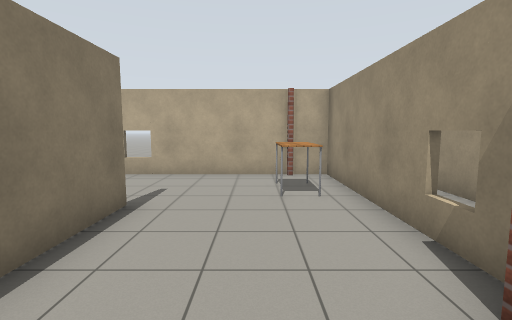
[1] (above)

19 first-person views from a walk through a world built for the Gazebo simulator. The camera is 1.3 m above the floor, tilts 6° down and sees 85° across. The floor is counted in squares, 1 m on a side. Each view is taken from the middle of a square. On the plan, view 1 faces up. The plan holds only what a view shows up to about 13 squares ahead; the rest is blank. Gazebo's built-in surfaces are drawn with simple patterns.

[2]
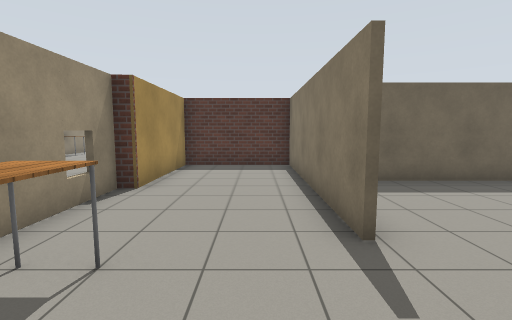

[3]
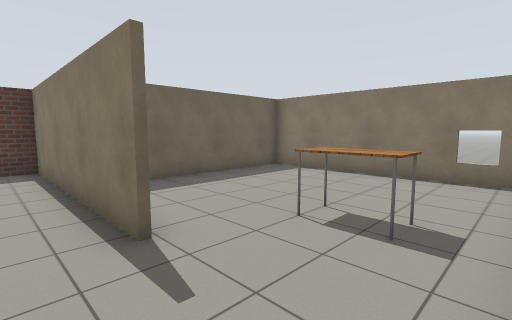

[4]
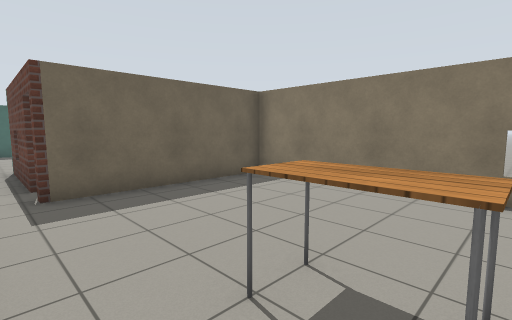

[5]
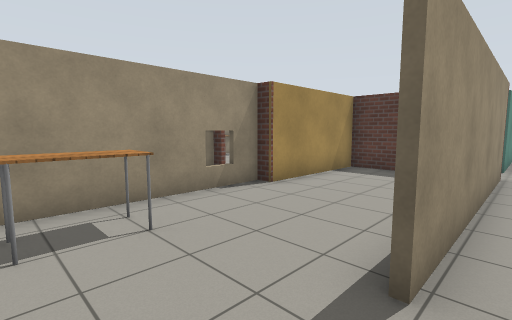

[6]
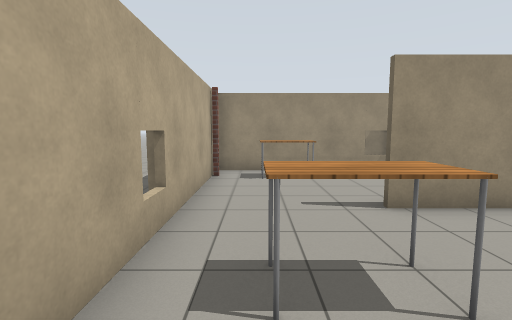

[7]
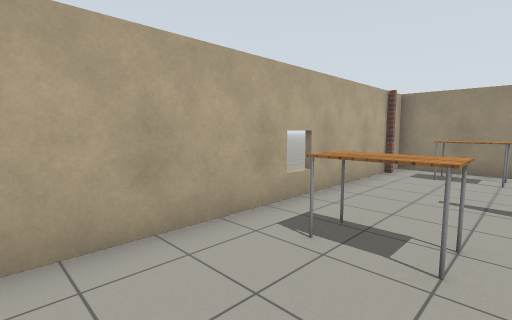

[8]
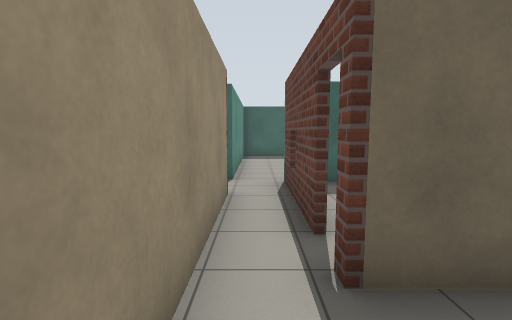

[9]
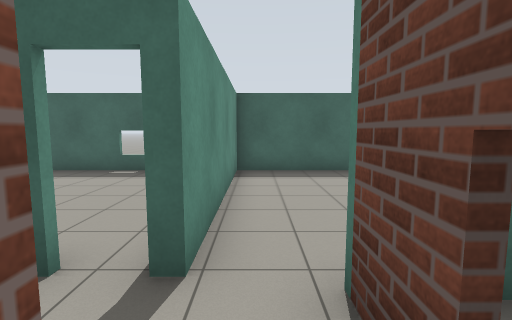

[10]
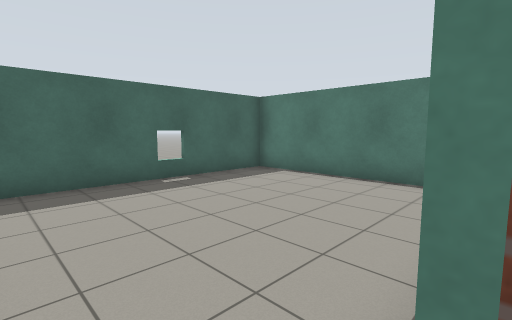

[11]
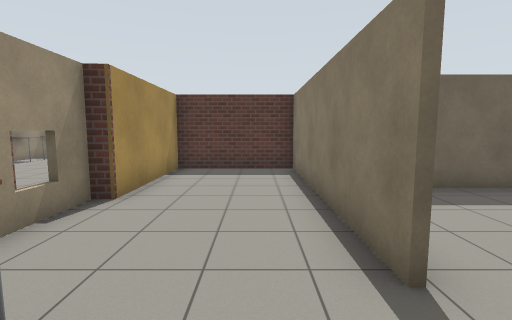

[12]
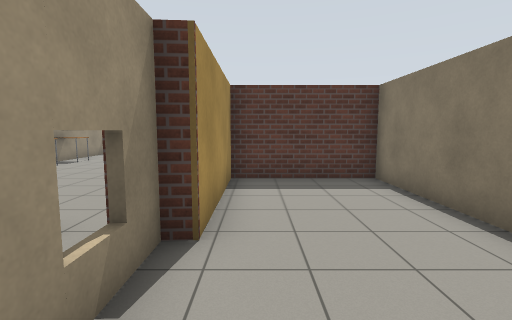

[13]
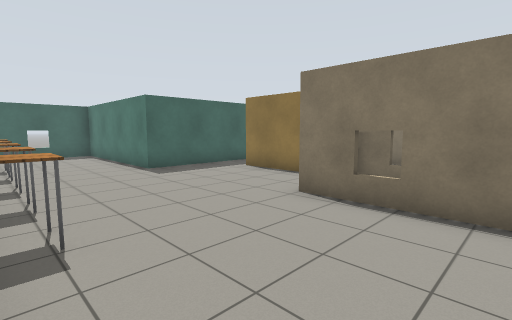

[14]
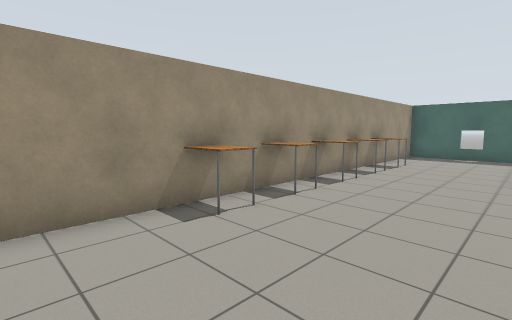

[15]
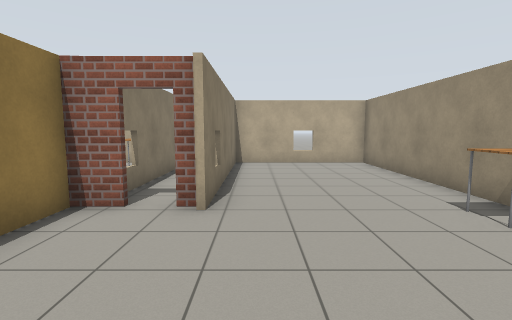

[16]
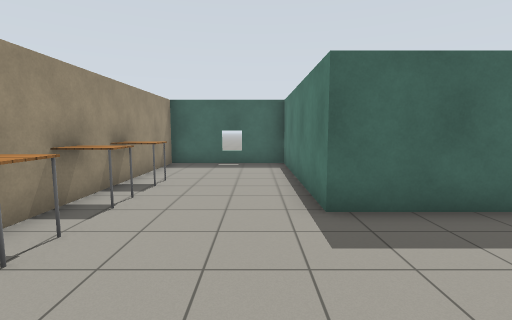

[17]
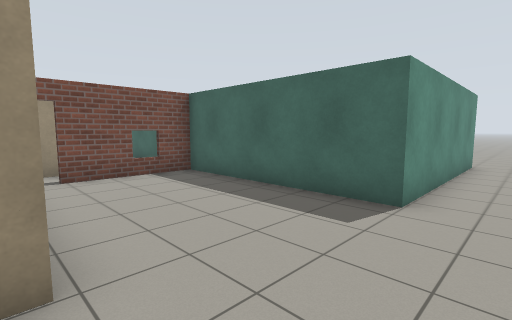

[18]
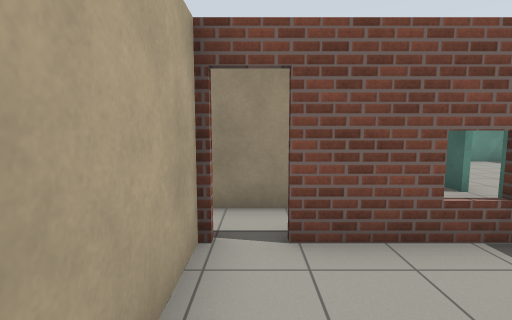

[19]
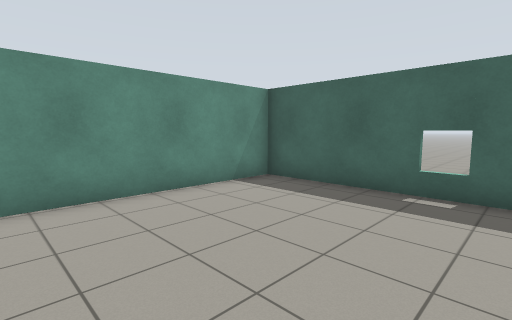

### Floor plan
Ten units are one square. View 1 is at (0, 0); x grows to the right and y downward. Boxes are objects, and circles mark ways between rooms. Rooms are numbered by the first view taken in them; rooms with no view inside come last. Other rooms are left out.
<svg viewBox="-110 -95 220 214">
<path fill="none" stroke="#000" d="M-23 -49 -23 26 17 26 17 -18M-37 4 -37 42M21 -18 21 -83 -80 -83M-24 27 -24 -49M-93 -78 -93 -8 -36 -8M28 -17 18 -17 18 27M-12 44 49 44 49 111M50 111 94 111 94 -83 42 -83 42 -14M-36 -7 -64 -7M-105 114 -105 40 -39 40 -39 4M-103 58 -103 111 -24 111 -24 44"/>
<rect x="-55" y="-75" width="10" height="20" fill="#bbb"><title>table</title></rect>
<rect x="5" y="-75" width="10" height="20" fill="#bbb"><title>table</title></rect>
<rect x="85" y="65" width="20" height="10" fill="#bbb"><title>table</title></rect>
<rect x="85" y="45" width="20" height="10" fill="#bbb"><title>table</title></rect>
<rect x="85" y="25" width="20" height="10" fill="#bbb"><title>table</title></rect>
<rect x="85" y="5" width="20" height="10" fill="#bbb"><title>table</title></rect>
<rect x="85" y="-15" width="20" height="10" fill="#bbb"><title>table</title></rect>
<circle cx="-40" cy="0" r="3" fill="#2a7"/>
<circle cx="-17" cy="43" r="3" fill="#2a7"/>
<circle cx="-30" cy="40" r="3" fill="#2a7"/>
<text x="-30" y="-30">1</text>
<text x="70" y="20">2</text>
<text x="-100" y="-10">3</text>
<text x="-60" y="70">4</text>
</svg>
Room 1 opens to room 3. Room 1 opens to room 4.

Where each view was taken, in squares from view 1:
view 1: 0 up, 0 right, facing up
view 2: 8 up, 1 left, facing down
view 3: 8 up, 1 left, facing down-left
view 4: 7 up, 3 left, facing down-left
view 5: 7 up, 3 left, facing down-right
view 6: 7 up, 7 left, facing right
view 7: 5 up, 8 left, facing up-right
view 8: 3 up, 3 left, facing down
view 9: 2 down, 3 left, facing down
view 10: 4 down, 3 left, facing down-left
view 11: 7 up, 1 left, facing down
view 12: 5 up, 1 right, facing down
view 13: 5 up, 9 right, facing down-left
view 14: 4 up, 5 right, facing down-right
view 15: 3 down, 5 right, facing up
view 16: 0 up, 6 right, facing down
view 17: 1 up, 12 left, facing down-right
view 18: 0 up, 7 left, facing right
view 19: 5 down, 8 left, facing down-right
